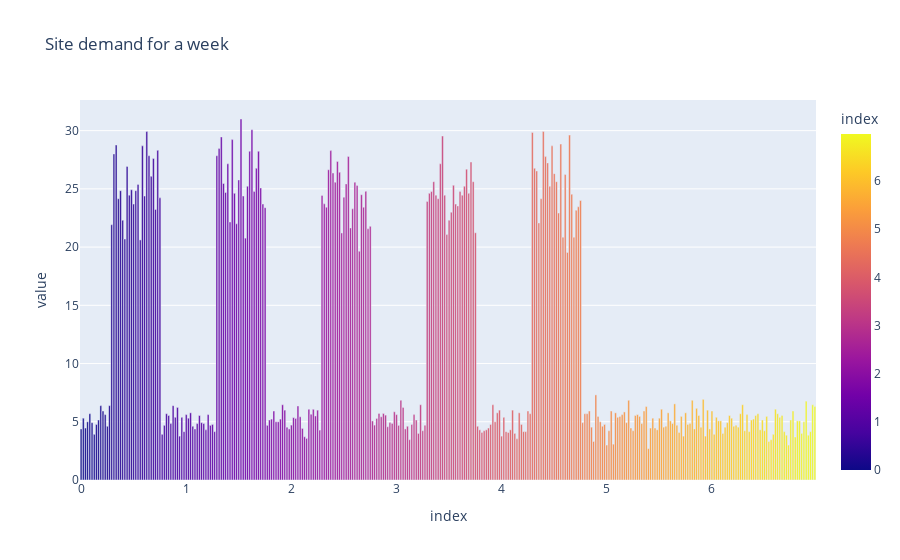

Notebook cell for this chart:
### Code cell
import plotly.express as px

# df = px.data.gapminder().query("country=='Canada'")
df_1 = manipulations.EquationManipulator().data_formatter(df_1, 'Site energy [kWh]', '* 2', 'Site power [kW]')

fig = px.bar(df_1, y=["Site energy [kWh]"], title='Site demand for a week', color=df_1.index) #, color=df.index
fig.show()

### Figure 1 — Plotly figure (JSON) as saved in the notebook; plotly's stock layout.template omitted (floating-point values rounded to 4 significant figures; data arrays with more than 128 entries replaced by an {"elided": "..."} marker saying what was removed)
{"data": [{"alignmentgroup": "True", "hovertemplate": "index=%{marker.color}<br>value=%{y}<extra></extra>", "legendgroup": "", "marker": {"color": {"elided": "336 float values"}, "coloraxis": "coloraxis", "pattern": {"shape": ""}}, "name": "", "offsetgroup": "", "orientation": "v", "showlegend": false, "textposition": "auto", "type": "bar", "x": {"elided": "336 float values"}, "xaxis": "x", "y": {"elided": "336 float values"}, "yaxis": "y"}], "layout": {"barmode": "relative", "coloraxis": {"colorbar": {"title": {"text": "index"}}, "colorscale": [[0, "#0d0887"], [0.1111, "#46039f"], [0.2222, "#7201a8"], [0.3333, "#9c179e"], [0.4444, "#bd3786"], [0.5556, "#d8576b"], [0.6667, "#ed7953"], [0.7778, "#fb9f3a"], [0.8889, "#fdca26"], [1, "#f0f921"]]}, "legend": {"tracegroupgap": 0}, "title": {"text": "Site demand for a week"}, "xaxis": {"anchor": "y", "domain": [0, 1], "title": {"text": "index"}}, "yaxis": {"anchor": "x", "domain": [0, 1], "title": {"text": "value"}}}}
